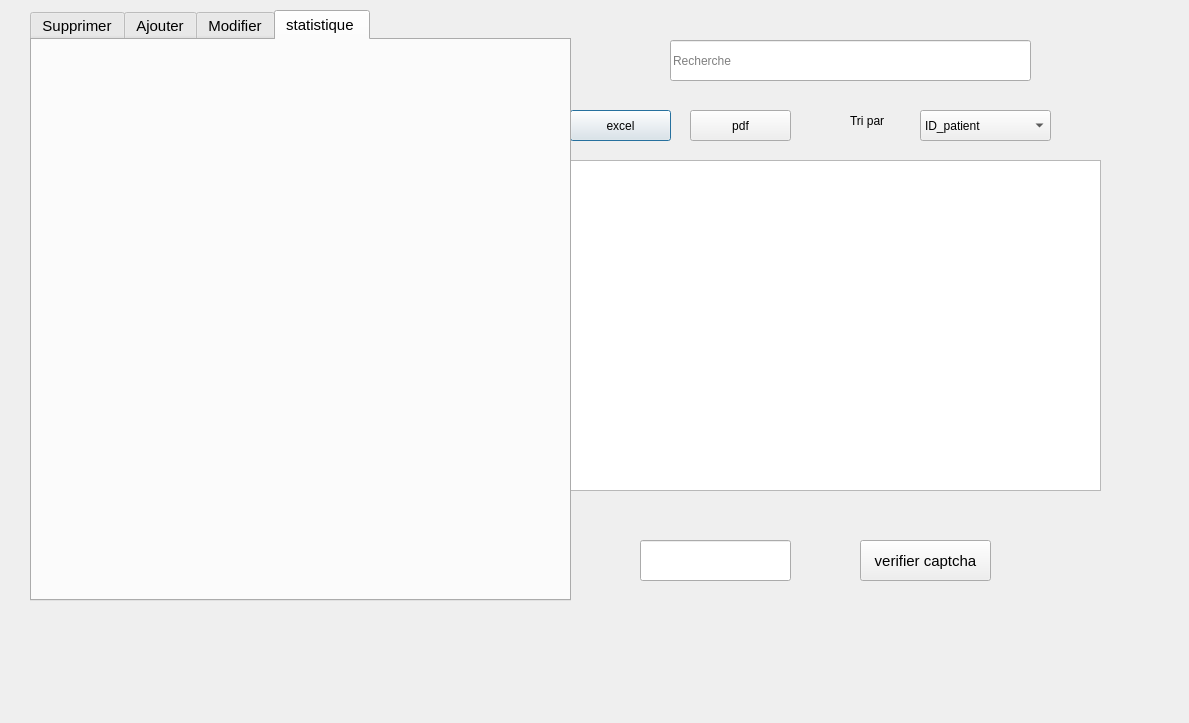
<?xml version="1.0" encoding="UTF-8"?>
<ui version="4.0">
 <class>gestionpatient</class>
 <widget class="QDialog" name="gestionpatient">
  <property name="geometry">
   <rect>
    <x>0</x>
    <y>0</y>
    <width>1189</width>
    <height>723</height>
   </rect>
  </property>
  <property name="windowTitle">
   <string>Dialog</string>
  </property>
  <widget class="QLabel" name="male">
   <property name="geometry">
    <rect>
     <x>660</x>
     <y>500</y>
     <width>151</width>
     <height>41</height>
    </rect>
   </property>
   <property name="text">
    <string/>
   </property>
  </widget>
  <widget class="QLineEdit" name="stela">
   <property name="geometry">
    <rect>
     <x>640</x>
     <y>540</y>
     <width>151</width>
     <height>41</height>
    </rect>
   </property>
   <property name="styleSheet">
    <string notr="true">font: 75 11pt &quot;Arial&quot;;</string>
   </property>
  </widget>
  <widget class="QComboBox" name="comboBox">
   <property name="geometry">
    <rect>
     <x>920</x>
     <y>110</y>
     <width>131</width>
     <height>31</height>
    </rect>
   </property>
   <item>
    <property name="text">
     <string>ID_patient</string>
    </property>
   </item>
   <item>
    <property name="text">
     <string>Prenom</string>
    </property>
   </item>
   <item>
    <property name="text">
     <string>Nom</string>
    </property>
   </item>
  </widget>
  <widget class="QTableView" name="tabpatient">
   <property name="geometry">
    <rect>
     <x>570</x>
     <y>160</y>
     <width>531</width>
     <height>331</height>
    </rect>
   </property>
  </widget>
  <widget class="QPushButton" name="excel">
   <property name="geometry">
    <rect>
     <x>570</x>
     <y>110</y>
     <width>101</width>
     <height>31</height>
    </rect>
   </property>
   <property name="text">
    <string>excel</string>
   </property>
  </widget>
  <widget class="QTabWidget" name="tabWidget">
   <property name="geometry">
    <rect>
     <x>30</x>
     <y>10</y>
     <width>541</width>
     <height>591</height>
    </rect>
   </property>
   <property name="font">
    <font>
     <family>Arial</family>
     <pointsize>11</pointsize>
     <weight>50</weight>
     <italic>false</italic>
     <bold>false</bold>
    </font>
   </property>
   <property name="currentIndex">
    <number>3</number>
   </property>
   <widget class="QWidget" name="tab_9">
    <attribute name="title">
     <string>Supprimer</string>
    </attribute>
    <widget class="QPushButton" name="suppbuton_2">
     <property name="geometry">
      <rect>
       <x>250</x>
       <y>230</y>
       <width>181</width>
       <height>51</height>
      </rect>
     </property>
     <property name="font">
      <font>
       <family>Arial</family>
       <pointsize>11</pointsize>
       <weight>50</weight>
       <italic>false</italic>
       <bold>false</bold>
      </font>
     </property>
     <property name="styleSheet">
      <string notr="true">background-color:red ;

font 700 10pt &quot;segoe Print&quot; ;

color:white ;

border-radius : 10px ;</string>
     </property>
     <property name="text">
      <string>Supprimer</string>
     </property>
    </widget>
    <widget class="QLabel" name="label_3">
     <property name="geometry">
      <rect>
       <x>50</x>
       <y>110</y>
       <width>311</width>
       <height>41</height>
      </rect>
     </property>
     <property name="font">
      <font>
       <family>Arial</family>
       <pointsize>11</pointsize>
       <weight>50</weight>
       <italic>false</italic>
       <bold>false</bold>
      </font>
     </property>
     <property name="text">
      <string>Selectioner le ID a supprimer</string>
     </property>
    </widget>
   </widget>
   <widget class="QWidget" name="tab_10">
    <attribute name="title">
     <string>Ajouter</string>
    </attribute>
    <widget class="QLabel" name="label_12">
     <property name="geometry">
      <rect>
       <x>60</x>
       <y>40</y>
       <width>91</width>
       <height>51</height>
      </rect>
     </property>
     <property name="font">
      <font>
       <family>Arial</family>
       <pointsize>11</pointsize>
       <weight>50</weight>
       <italic>false</italic>
       <bold>false</bold>
      </font>
     </property>
     <property name="text">
      <string>Id_patient  :</string>
     </property>
    </widget>
    <widget class="QLabel" name="label_16">
     <property name="geometry">
      <rect>
       <x>60</x>
       <y>110</y>
       <width>71</width>
       <height>41</height>
      </rect>
     </property>
     <property name="font">
      <font>
       <family>Arial</family>
       <pointsize>11</pointsize>
       <weight>50</weight>
       <italic>false</italic>
       <bold>false</bold>
      </font>
     </property>
     <property name="text">
      <string>Nom :</string>
     </property>
    </widget>
    <widget class="QLabel" name="label_29">
     <property name="geometry">
      <rect>
       <x>60</x>
       <y>180</y>
       <width>71</width>
       <height>41</height>
      </rect>
     </property>
     <property name="font">
      <font>
       <family>Arial</family>
       <pointsize>11</pointsize>
       <weight>50</weight>
       <italic>false</italic>
       <bold>false</bold>
      </font>
     </property>
     <property name="text">
      <string>Prenom : </string>
     </property>
    </widget>
    <widget class="QLabel" name="label_30">
     <property name="geometry">
      <rect>
       <x>60</x>
       <y>250</y>
       <width>91</width>
       <height>41</height>
      </rect>
     </property>
     <property name="font">
      <font>
       <family>Arial</family>
       <pointsize>11</pointsize>
       <weight>50</weight>
       <italic>false</italic>
       <bold>false</bold>
      </font>
     </property>
     <property name="text">
      <string>Adresse :</string>
     </property>
    </widget>
    <widget class="QLabel" name="label_31">
     <property name="geometry">
      <rect>
       <x>60</x>
       <y>320</y>
       <width>91</width>
       <height>41</height>
      </rect>
     </property>
     <property name="font">
      <font>
       <family>Arial</family>
       <pointsize>11</pointsize>
       <weight>50</weight>
       <italic>false</italic>
       <bold>false</bold>
      </font>
     </property>
     <property name="text">
      <string>Num_tel :</string>
     </property>
    </widget>
    <widget class="QLabel" name="label_32">
     <property name="geometry">
      <rect>
       <x>60</x>
       <y>390</y>
       <width>71</width>
       <height>41</height>
      </rect>
     </property>
     <property name="font">
      <font>
       <family>Arial</family>
       <pointsize>11</pointsize>
       <weight>50</weight>
       <italic>false</italic>
       <bold>false</bold>
      </font>
     </property>
     <property name="text">
      <string>Email :</string>
     </property>
    </widget>
    <widget class="QLineEdit" name="lineEdit_17">
     <property name="geometry">
      <rect>
       <x>230</x>
       <y>40</y>
       <width>211</width>
       <height>41</height>
      </rect>
     </property>
     <property name="placeholderText">
      <string>             ID &lt; 999</string>
     </property>
    </widget>
    <widget class="QLineEdit" name="lineEdit_18">
     <property name="geometry">
      <rect>
       <x>230</x>
       <y>110</y>
       <width>211</width>
       <height>41</height>
      </rect>
     </property>
    </widget>
    <widget class="QLineEdit" name="lineEdit_19">
     <property name="geometry">
      <rect>
       <x>230</x>
       <y>180</y>
       <width>211</width>
       <height>41</height>
      </rect>
     </property>
    </widget>
    <widget class="QLineEdit" name="lineEdit_20">
     <property name="geometry">
      <rect>
       <x>230</x>
       <y>250</y>
       <width>211</width>
       <height>41</height>
      </rect>
     </property>
    </widget>
    <widget class="QLineEdit" name="lineEdit_21">
     <property name="geometry">
      <rect>
       <x>230</x>
       <y>320</y>
       <width>211</width>
       <height>41</height>
      </rect>
     </property>
     <property name="placeholderText">
      <string>  +216</string>
     </property>
    </widget>
    <widget class="QLineEdit" name="lineEdit_22">
     <property name="geometry">
      <rect>
       <x>230</x>
       <y>390</y>
       <width>211</width>
       <height>41</height>
      </rect>
     </property>
    </widget>
    <widget class="QPushButton" name="insert_2">
     <property name="geometry">
      <rect>
       <x>360</x>
       <y>480</y>
       <width>111</width>
       <height>31</height>
      </rect>
     </property>
     <property name="styleSheet">
      <string notr="true">font: 11pt &quot;Arial&quot;;

OPushButon{
 			border-radius: 15px;
			border-right:. 1px solid #aaaaaa;
			border-bottom: 1px solid #aaaaaa;
}

OPushButton:enabled {
background-color: blue;
color: white;
}
OPushBution-pressed {
background-color: #0d2f72;
color: #ffffe:
}
QPushButton:hover:!pressed{
background-Color: #E1F4FF;
Color: #0c2f70;
}
OPushButton:disabled {
background-color: #aaaaaa:
Color; #ffffff
}</string>
     </property>
     <property name="text">
      <string>Ajouter</string>
     </property>
    </widget>
   </widget>
   <widget class="QWidget" name="tab_11">
    <attribute name="title">
     <string>Modifier</string>
    </attribute>
    <widget class="QLabel" name="label_33">
     <property name="geometry">
      <rect>
       <x>70</x>
       <y>50</y>
       <width>101</width>
       <height>41</height>
      </rect>
     </property>
     <property name="font">
      <font>
       <family>Arial</family>
       <pointsize>11</pointsize>
       <weight>50</weight>
       <italic>false</italic>
       <bold>false</bold>
      </font>
     </property>
     <property name="text">
      <string>Id_patient :</string>
     </property>
    </widget>
    <widget class="QLabel" name="label_34">
     <property name="geometry">
      <rect>
       <x>70</x>
       <y>130</y>
       <width>71</width>
       <height>31</height>
      </rect>
     </property>
     <property name="font">
      <font>
       <family>Arial</family>
       <pointsize>11</pointsize>
       <weight>50</weight>
       <italic>false</italic>
       <bold>false</bold>
      </font>
     </property>
     <property name="styleSheet">
      <string notr="true">OPushButon{
 			border-radius: 15px;
			border-right:. 1px solid #aaaaaa;
			border-bottom: 1px solid #aaaaaa;
}

OPushButton:enabled {
background-color: blue;
color: white;
}
OPushBution-pressed {
background-color: #0d2f72;
color: #ffffe:
}
QPushButton:hover:!pressed{
background-Color: #E1F4FF;
Color: #0c2f70;
}
OPushButton:disabled {
background-color: #aaaaaa:
Color; #ffffff
}</string>
     </property>
     <property name="text">
      <string>Nom :</string>
     </property>
    </widget>
    <widget class="QLabel" name="label_35">
     <property name="geometry">
      <rect>
       <x>70</x>
       <y>190</y>
       <width>91</width>
       <height>51</height>
      </rect>
     </property>
     <property name="font">
      <font>
       <family>Arial</family>
       <pointsize>11</pointsize>
       <weight>50</weight>
       <italic>false</italic>
       <bold>false</bold>
      </font>
     </property>
     <property name="text">
      <string>Prenom :</string>
     </property>
    </widget>
    <widget class="QLabel" name="label_36">
     <property name="geometry">
      <rect>
       <x>70</x>
       <y>260</y>
       <width>91</width>
       <height>51</height>
      </rect>
     </property>
     <property name="font">
      <font>
       <family>Arial</family>
       <pointsize>11</pointsize>
       <weight>50</weight>
       <italic>false</italic>
       <bold>false</bold>
      </font>
     </property>
     <property name="text">
      <string>Adresse :</string>
     </property>
    </widget>
    <widget class="QLabel" name="label_37">
     <property name="geometry">
      <rect>
       <x>70</x>
       <y>330</y>
       <width>91</width>
       <height>41</height>
      </rect>
     </property>
     <property name="font">
      <font>
       <family>Arial</family>
       <pointsize>11</pointsize>
       <weight>50</weight>
       <italic>false</italic>
       <bold>false</bold>
      </font>
     </property>
     <property name="text">
      <string>Num tel :</string>
     </property>
    </widget>
    <widget class="QLabel" name="label_38">
     <property name="geometry">
      <rect>
       <x>80</x>
       <y>400</y>
       <width>81</width>
       <height>41</height>
      </rect>
     </property>
     <property name="font">
      <font>
       <family>Arial</family>
       <pointsize>11</pointsize>
       <weight>50</weight>
       <italic>false</italic>
       <bold>false</bold>
      </font>
     </property>
     <property name="text">
      <string>Email :</string>
     </property>
    </widget>
    <widget class="QLineEdit" name="mod1_3">
     <property name="geometry">
      <rect>
       <x>240</x>
       <y>51</y>
       <width>211</width>
       <height>41</height>
      </rect>
     </property>
     <property name="styleSheet">
      <string notr="true">font: 75 11pt &quot;Arial&quot;;

OPushButon{
 			border-radius: 15px;
			border-right:. 1px solid #aaaaaa;
			border-bottom: 1px solid #aaaaaa;
}

OPushButton:enabled {
background-color: blue;
color: white;
}
OPushBution-pressed {
background-color: #0d2f72;
color: #ffffe:
}
QPushButton:hover:!pressed{
background-Color: #E1F4FF;
Color: #0c2f70;
}
OPushButton:disabled {
background-color: #aaaaaa:
Color; #ffffff
}
font: 75 11pt &quot;Arial&quot;;</string>
     </property>
    </widget>
    <widget class="QLineEdit" name="mod2_3">
     <property name="geometry">
      <rect>
       <x>240</x>
       <y>120</y>
       <width>211</width>
       <height>41</height>
      </rect>
     </property>
     <property name="styleSheet">
      <string notr="true">font: 75 11pt &quot;Arial&quot;;

OPushButon{
	
	
 			border-radius: 15px;
			border-right:. 1px solid #aaaaaa;
			border-bottom: 1px solid #aaaaaa;
}

OPushButton:enabled {
background-color: blue;
color: white;
}
OPushBution-pressed {
background-color: #0d2f72;
color: #ffffe:
}
QPushButton:hover:!pressed{
background-Color: #E1F4FF;
Color: #0c2f70;
}
OPushButton:disabled {
background-color: #aaaaaa:
Color; #ffffff
}</string>
     </property>
    </widget>
    <widget class="QLineEdit" name="mod3_3">
     <property name="geometry">
      <rect>
       <x>240</x>
       <y>190</y>
       <width>211</width>
       <height>41</height>
      </rect>
     </property>
     <property name="placeholderText">
      <string/>
     </property>
    </widget>
    <widget class="QLineEdit" name="mod4_3">
     <property name="geometry">
      <rect>
       <x>240</x>
       <y>260</y>
       <width>211</width>
       <height>41</height>
      </rect>
     </property>
    </widget>
    <widget class="QLineEdit" name="mod5_3">
     <property name="geometry">
      <rect>
       <x>240</x>
       <y>330</y>
       <width>211</width>
       <height>41</height>
      </rect>
     </property>
    </widget>
    <widget class="QLineEdit" name="mod6_3">
     <property name="geometry">
      <rect>
       <x>240</x>
       <y>400</y>
       <width>211</width>
       <height>41</height>
      </rect>
     </property>
     <property name="styleSheet">
      <string notr="true">font: 75 11pt &quot;Arial&quot;;</string>
     </property>
    </widget>
    <widget class="QPushButton" name="modifer_2">
     <property name="geometry">
      <rect>
       <x>340</x>
       <y>480</y>
       <width>121</width>
       <height>31</height>
      </rect>
     </property>
     <property name="font">
      <font>
       <family>Arial</family>
       <pointsize>11</pointsize>
       <weight>50</weight>
       <italic>false</italic>
       <bold>false</bold>
      </font>
     </property>
     <property name="styleSheet">
      <string notr="true">font: 11pt &quot;Arial&quot;;
QPushButton {
qproperty-icon: url(:/setup.png);
gproperty-iconSize: 20px 20px;
text-align: center;
color: black;
}


OPushButon{
rgb(0, 0, 255)
 			border-radius: 15px;
			border-right:. 1px solid #aaaaaa;
			border-bottom: 1px solid #aaaaaa;
}

OPushButton:enabled {
background-color: white;
color: blue;
}
OPushBution-pressed {
background-color: white;
color: blue:
}
QPushButton:hover:!pressed{
background-Color: #white;
Color: blue;
}
OPushButton:disabled {
background-color: white:
Color: blue ;
}



</string>
     </property>
     <property name="text">
      <string>Modifier</string>
     </property>
    </widget>
    <widget class="QLineEdit" name="idsup_3">
     <property name="geometry">
      <rect>
       <x>0</x>
       <y>530</y>
       <width>20</width>
       <height>20</height>
      </rect>
     </property>
     <property name="styleSheet">
      <string notr="true">
font: 75 6pt &quot;MS Shell Dlg 2&quot;;





background-color:rgb(255, 255, 255) ;
font 700 10pt &quot;segoe Print&quot; ;
color:white ;
border-radius : 10px ;</string>
     </property>
    </widget>
   </widget>
   <widget class="QWidget" name="tab_12">
    <attribute name="title">
     <string>statistique </string>
    </attribute>
    <widget class="QWidget" name="STAT_3" native="true">
     <property name="geometry">
      <rect>
       <x>-20</x>
       <y>100</y>
       <width>561</width>
       <height>331</height>
      </rect>
     </property>
    </widget>
   </widget>
  </widget>
  <widget class="QLabel" name="male_2">
   <property name="geometry">
    <rect>
     <x>850</x>
     <y>100</y>
     <width>61</width>
     <height>41</height>
    </rect>
   </property>
   <property name="text">
    <string>Tri par</string>
   </property>
  </widget>
  <widget class="QPushButton" name="malek12">
   <property name="geometry">
    <rect>
     <x>860</x>
     <y>540</y>
     <width>131</width>
     <height>41</height>
    </rect>
   </property>
   <property name="font">
    <font>
     <family>Arial</family>
     <pointsize>11</pointsize>
     <weight>50</weight>
     <italic>false</italic>
     <bold>false</bold>
    </font>
   </property>
   <property name="text">
    <string>verifier captcha</string>
   </property>
  </widget>
  <widget class="QPushButton" name="pdf">
   <property name="geometry">
    <rect>
     <x>690</x>
     <y>110</y>
     <width>101</width>
     <height>31</height>
    </rect>
   </property>
   <property name="text">
    <string>pdf</string>
   </property>
  </widget>
  <widget class="QLineEdit" name="lineEdit45">
   <property name="geometry">
    <rect>
     <x>670</x>
     <y>40</y>
     <width>361</width>
     <height>41</height>
    </rect>
   </property>
   <property name="placeholderText">
    <string>Recherche</string>
   </property>
  </widget>
 </widget>
 <layoutdefault spacing="6" margin="11"/>
 <resources/>
 <connections/>
</ui>
